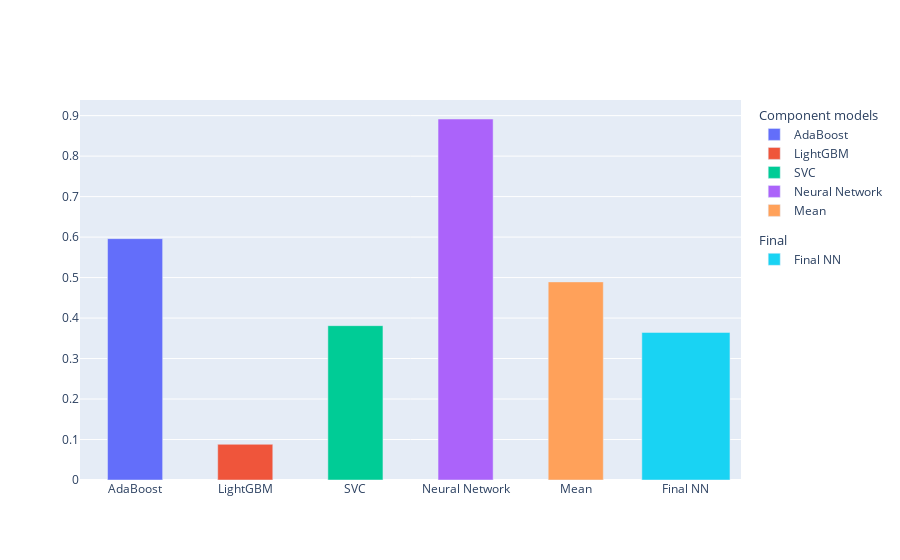

The cell this chart's notebook holds for it:
### Code cell
colors = [
    'AdaBoost': 'rgb(222, 226, 230)',
    'LightGBM': 'rgb(173, 181, 189)',
    'SVC': 'rgb(108, 117, 125)', 
    'Neural Network': 'rgb(73, 80, 87)',
    'Mean': 'rgb(52, 58, 64)',
]

fig = go.Figure()

for trace, value in data.items():
    fig.add_trace(go.Bar(
        name=trace,
        x=[trace],
        y=[value],
        legendgroup=1,
        legendgrouptitle_text='Component models',
        width=0.5,
        marker_color=colors[trace]
    ))

trace = 'Final NN'
fig.add_trace(go.Bar(
    name=trace,
    x=[trace],
    y=[final],
    legendgroup=2,
    legendgrouptitle_text='Final'
))


fig.update_layout(
    legend=dict(groupclick="toggleitem")
)

### Figure 1 — Plotly figure (JSON) as saved in the notebook; plotly's stock layout.template omitted (floating-point values rounded to 4 significant figures)
{"data": [{"legendgroup": "1", "legendgrouptitle": {"text": "Component models"}, "name": "AdaBoost", "type": "bar", "width": 0.5, "x": ["AdaBoost"], "y": [0.5962]}, {"legendgroup": "1", "legendgrouptitle": {"text": "Component models"}, "name": "LightGBM", "type": "bar", "width": 0.5, "x": ["LightGBM"], "y": [0.08821]}, {"legendgroup": "1", "legendgrouptitle": {"text": "Component models"}, "name": "SVC", "type": "bar", "width": 0.5, "x": ["SVC"], "y": [0.3812]}, {"legendgroup": "1", "legendgrouptitle": {"text": "Component models"}, "name": "Neural Network", "type": "bar", "width": 0.5, "x": ["Neural Network"], "y": [0.8917]}, {"legendgroup": "1", "legendgrouptitle": {"text": "Component models"}, "name": "Mean", "type": "bar", "width": 0.5, "x": ["Mean"], "y": [0.4893]}, {"legendgroup": "2", "legendgrouptitle": {"text": "Final"}, "name": "Final NN", "type": "bar", "x": ["Final NN"], "y": [0.3645]}], "layout": {"legend": {"groupclick": "toggleitem"}}}
